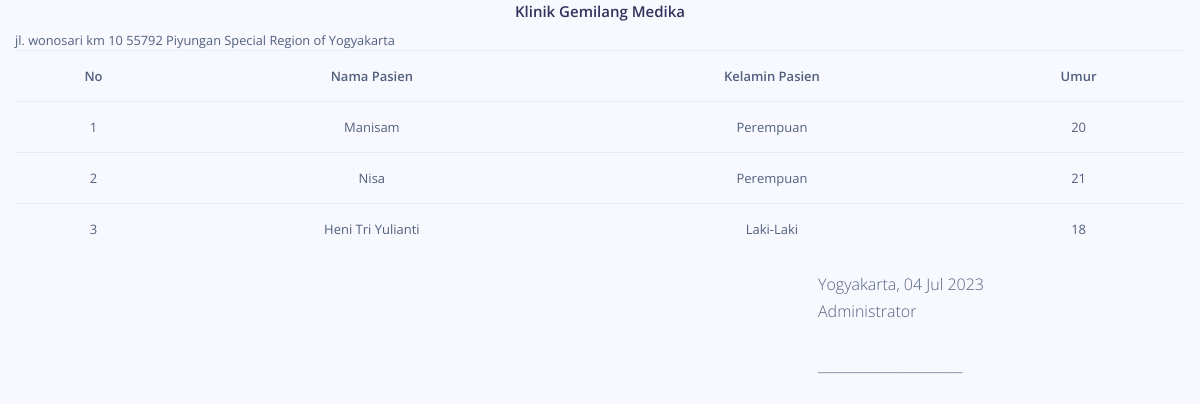
Screenshot of /index.php/admin/pasien/laporan with the database file from the repository.
### tables this page shows
CREATE TABLE `pasien` (
  `id_pasien` int(11) NOT NULL,
  `nama_pasien` varchar(50) NOT NULL,
  `jk_pasien` enum('L','P') NOT NULL,
  `umur_pasien` int(11) NOT NULL
);

### application/controllers/admin/Pasien.php (called while the page is built, shortened)
<?php
class Pasien extends CI_Controller {
	public function __construct()
	{
		$this->load->model('Pasien_m');
		$this->load->library('form_validation');
	}
	public function laporan()
	{
		$data['title'] = 'Laporan Pasien';
		$data['pasien'] = $this->Pasien_m->get('pasien')->result_array();
		$this->load->view('layout/header', $data);
		$this->load->view('admin/laporan/laporan_pasien');
		$this->load->view('layout/footer');
	}
}

### index.php (called while the page is built, shortened)
<?php
require_once BASEPATH.'core/CodeIgniter.php';

### application/models/Pasien_m.php (called while the page is built, shortened)
<?php
class Pasien_m extends CI_Model {
	public function get($table)
	{
		return $this->db->get($table);
	}
}

### application/views/admin/laporan/laporan_pasien.php (the view, shortened to what this page needs)
<div class="container-fluid">
	<h4 class="text-center">Klinik Gemilang Medika</h4>
	<small class="text-center">jl. wonosari km 10 55792 Piyungan Special Region of Yogyakarta</small>
	<div class="row">
		<div class="col-md">
			<table class="table text-center">
				<tr>
					<th>No</th>
					<th>Nama Pasien</th>
					<th>Kelamin Pasien</th>
					<th>Umur</th>
				</tr>
				<?php $no = 1; foreach($pasien as $d) : ?>
					<tr>
						<td><?= $no++; ?></td>
						<td><?= $d['nama_pasien']; ?></td>
						<td><?= $d['jk_pasien'] == 'L' ? 'Laki-Laki' : 'Perempuan'; ?></td>
						<td><?= $d['umur_pasien']; ?></td>
					</tr>
				<?php endforeach; ?>
			</table>
		</div>
	</div>
	<div class="row">
		<div class="col-md-4 offset-md-8">
			<table>
				<tr>
					<td></td>
					<td>
						<?php $tgl = date_create(date('d-m-Y')); ?>
						<p>Yogyakarta, <?= date_format($tgl, 'd M Y'); ?>
							<br>
							Administrator <br><br>
							______________________
						</p>
					</td>
				</tr>
			</table>
		</div>
	</div>
</div>

### rows the page displays
pasien: nama_pasien "Manisam", jk_pasien "Perempuan", umur_pasien "20"
pasien: nama_pasien "Nisa", jk_pasien "Perempuan", umur_pasien "21"
pasien: nama_pasien "Heni Tri Yulianti", jk_pasien "Laki-Laki", umur_pasien "18"

### other values shown
date_format($tgl, 'd M Y') "04 Jul 2023"
